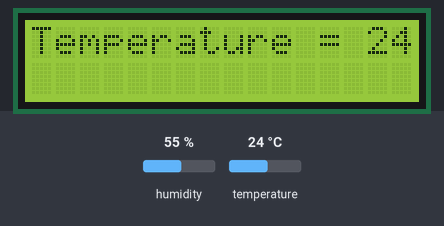
Bench run of a sketch on a simulated Arduino Uno, built with avr-gcc and run on an emulated ATmega328P. On the bench: 16×2 character LCD. Inputs (shaded band) come from the test bench; at power-on: temperature 24 °C, humidity 55 %. What the sketch prints to the serial monitor is not drawn.

Above: at 1.2 s.
1.3 s: temperature set to 12 °C
At 11.1 s:
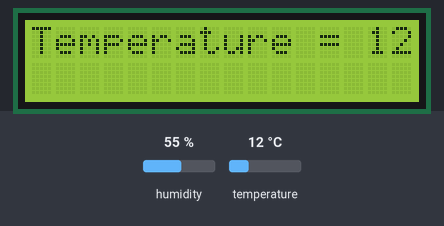
11.6 s: temperature set to 19 °C
At 21.0 s:
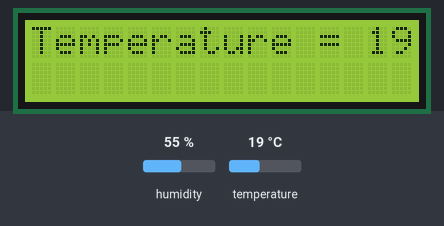
21.7 s: temperature set to 28 °C
At 31.0 s:
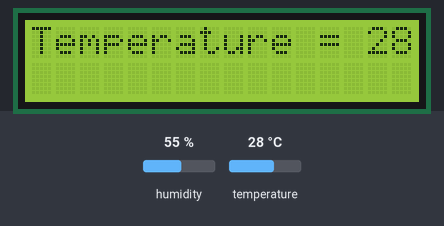
Timing chart, 0 to 32.5 s (numbered marks = the images above; inputs shaded):
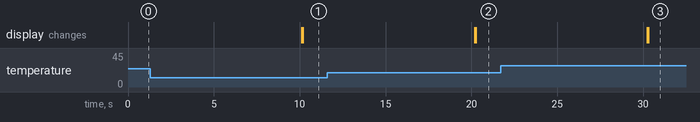

The sketch:

Temp_and_Hum.ino
```cpp
// Author: TechZx
//Project: LCD Temp/Hum sensor for pc case
// LCD brightness can be setted with the potentiometer attached to it if you are using one like in the example given

#include <dht.h>
#include <Wire.h>
#include <LiquidCrystal_I2C.h>
#include <SoftwareSerial.h>
dht DHT;
#define DHT11_PIN 7
// Set the LCD address to 0x27 for a 16 chars and 2 line display
LiquidCrystal_I2C lcd(0x27, 16, 2);

void setup(){
  Serial.begin(9600);  // initializing  LCD
  lcd.begin();
  lcd.setBacklight((uint8_t)1);// Turn on the blacklight
}

void loop(){
  int chk = DHT.read11(DHT11_PIN);
  lcd.print("Temperature = ");
  Serial.print("Temperature = ");
  lcd.println(DHT.temperature);
  Serial.println(DHT.temperature);
  lcd.print("Humidity = ");
  Serial.print("Humidity = ");
  lcd.println(DHT.humidity);
  Serial.println(DHT.humidity);
  delay(10000);
  lcd.clear();
}
```

Measured:
- after the input at 1.3 s, the display: first differs from a run without the input after 8.9 s (image 1)
- after the input at 11.6 s, the display: first differs from a run without the input after 8.7 s (image 2)
- after the input at 21.7 s, the display: first differs from a run without the input after 8.6 s (image 3)
